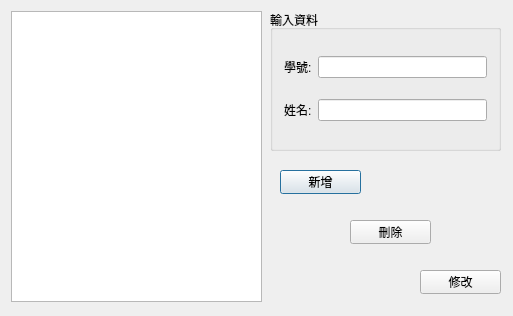
<?xml version="1.0" encoding="UTF-8"?>
<ui version="4.0">
 <class>Dialog</class>
 <widget class="QDialog" name="Dialog">
  <property name="geometry">
   <rect>
    <x>0</x>
    <y>0</y>
    <width>513</width>
    <height>316</height>
   </rect>
  </property>
  <property name="windowTitle">
   <string>Dialog</string>
  </property>
  <widget class="QTableWidget" name="tableWidget">
   <property name="geometry">
    <rect>
     <x>11</x>
     <y>11</y>
     <width>251</width>
     <height>291</height>
    </rect>
   </property>
   <property name="editTriggers">
    <set>QAbstractItemView::NoEditTriggers</set>
   </property>
   <property name="selectionMode">
    <enum>QAbstractItemView::SingleSelection</enum>
   </property>
   <property name="selectionBehavior">
    <enum>QAbstractItemView::SelectRows</enum>
   </property>
   <property name="gridStyle">
    <enum>Qt::SolidLine</enum>
   </property>
   <property name="sortingEnabled">
    <bool>true</bool>
   </property>
   <attribute name="horizontalHeaderVisible">
    <bool>false</bool>
   </attribute>
   <attribute name="verticalHeaderVisible">
    <bool>false</bool>
   </attribute>
   <column>
    <property name="text">
     <string>號碼</string>
    </property>
   </column>
   <column>
    <property name="text">
     <string>姓名</string>
    </property>
   </column>
  </widget>
  <widget class="QGroupBox" name="groupBox">
   <property name="geometry">
    <rect>
     <x>270</x>
     <y>10</y>
     <width>231</width>
     <height>141</height>
    </rect>
   </property>
   <property name="title">
    <string>輸入資料</string>
   </property>
   <layout class="QVBoxLayout" name="verticalLayout">
    <item>
     <layout class="QHBoxLayout" name="horizontalLayout">
      <item>
       <widget class="QLabel" name="label">
        <property name="text">
         <string>學號:</string>
        </property>
       </widget>
      </item>
      <item>
       <widget class="QLineEdit" name="lineEdit"/>
      </item>
     </layout>
    </item>
    <item>
     <layout class="QHBoxLayout" name="horizontalLayout_2">
      <item>
       <widget class="QLabel" name="label_2">
        <property name="text">
         <string>姓名:</string>
        </property>
       </widget>
      </item>
      <item>
       <widget class="QLineEdit" name="lineEdit_2"/>
      </item>
     </layout>
    </item>
   </layout>
  </widget>
  <widget class="QPushButton" name="insertButton">
   <property name="geometry">
    <rect>
     <x>280</x>
     <y>170</y>
     <width>81</width>
     <height>24</height>
    </rect>
   </property>
   <property name="text">
    <string>新增</string>
   </property>
  </widget>
  <widget class="QPushButton" name="pushButton">
   <property name="geometry">
    <rect>
     <x>350</x>
     <y>220</y>
     <width>81</width>
     <height>24</height>
    </rect>
   </property>
   <property name="text">
    <string>刪除</string>
   </property>
  </widget>
  <widget class="QPushButton" name="pushButton_2">
   <property name="geometry">
    <rect>
     <x>420</x>
     <y>270</y>
     <width>81</width>
     <height>24</height>
    </rect>
   </property>
   <property name="text">
    <string>修改</string>
   </property>
  </widget>
 </widget>
 <layoutdefault spacing="6" margin="11"/>
 <resources/>
 <connections/>
</ui>
